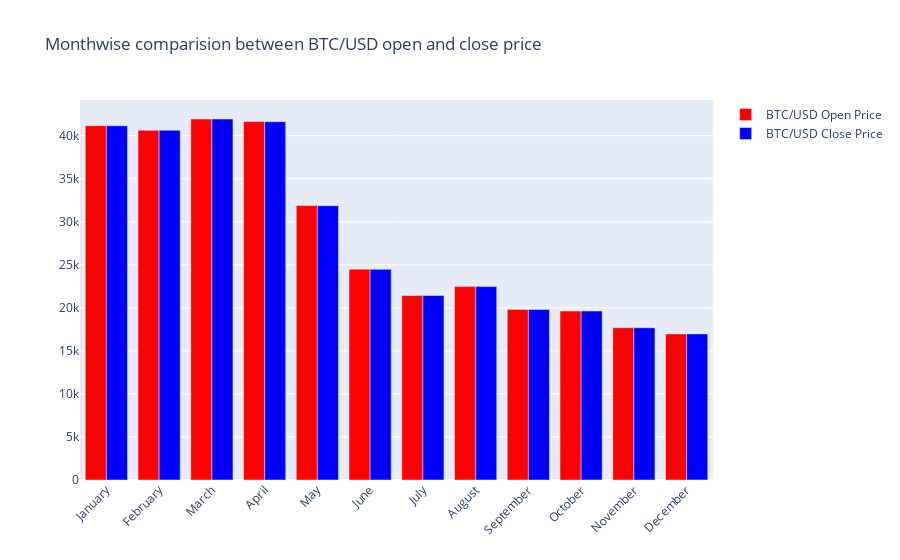

The code cell stored with this chart in its notebook:
### Markdown cell above
#### 2022

### Code cell
analyze_per_year('2022',df)

### Figure 1 — Plotly figure (JSON) as saved in the notebook; plotly's stock layout.template omitted (floating-point values rounded to 4 significant figures)
{"data": [{"marker": {"color": "red"}, "name": "BTC/USD Open Price", "type": "bar", "x": ["January", "February", "March", "April", "May", "June", "July", "August", "September", "October", "November", "December"], "y": [41170.0, 40620.0, 41940.0, 41640.0, 31880.0, 24490.0, 21430.0, 22470.0, 19820.0, 19640.0, 17700.0, 16980.0]}, {"marker": {"color": "blue"}, "name": "BTC/USD Close Price", "type": "bar", "x": ["January", "February", "March", "April", "May", "June", "July", "August", "September", "October", "November", "December"], "y": [41160.0, 40630.0, 41940.0, 41630.0, 31870.0, 24470.0, 21440.0, 22470.0, 19820.0, 19640.0, 17690.0, 16980.0]}], "layout": {"barmode": "group", "title": {"text": "Monthwise comparision between BTC/USD open and close price"}, "xaxis": {"tickangle": -45}}}
